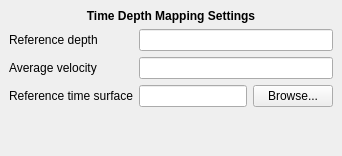
     <widget class="QWidget" name="timeDepth3DPage">
      <layout class="QGridLayout">
       <property name="margin">
        <number>9</number>
       </property>
       <property name="spacing">
        <number>6</number>
       </property>
       <item row="1" column="0">
        <layout class="QHBoxLayout">
         <property name="spacing">
          <number>6</number>
         </property>
         <property name="margin">
          <number>0</number>
         </property>
         <item>
          <layout class="QVBoxLayout">
           <property name="spacing">
            <number>6</number>
           </property>
           <property name="margin">
            <number>0</number>
           </property>
           <item>
            <widget class="QLabel" name="referenceDepth3DLabel">
             <property name="toolTip">
              <string>&lt;qt&gt;The Z-value for the reference depth for the target area in meter.</string>
             </property>
             <property name="text">
              <string>Reference depth</string>
             </property>
            </widget>
           </item>
           <item>
            <widget class="QLabel" name="averageVelocity3DLabel">
             <property name="toolTip">
              <string>&lt;qt&gt;The average velocity in the target area in meter/second.</string>
             </property>
             <property name="text">
              <string>Average velocity</string>
             </property>
            </widget>
           </item>
           <item>
            <widget class="QLabel" name="referenceTimeSurface3DLabel">
             <property name="toolTip">
              <string>&lt;qt&gt;Filename for the time surface corresponding to the reference depth.</string>
             </property>
             <property name="text">
              <string>Reference time surface</string>
             </property>
            </widget>
           </item>
          </layout>
         </item>
         <item>
          <layout class="QVBoxLayout">
           <property name="spacing">
            <number>6</number>
           </property>
           <property name="margin">
            <number>0</number>
           </property>
           <item>
            <widget class="QLineEdit" name="referenceDepth3DLineEdit">
             <property name="toolTip">
              <string>&lt;qt&gt;The Z-value for the reference depth for the target area in meter.</string>
             </property>
            </widget>
           </item>
           <item>
            <widget class="QLineEdit" name="averageVelocity3DLineEdit">
             <property name="toolTip">
              <string>&lt;qt&gt;The average velocity in the target area in meter/second.</string>
             </property>
            </widget>
           </item>
           <item>
            <layout class="QHBoxLayout">
             <property name="spacing">
              <number>6</number>
             </property>
             <property name="margin">
              <number>0</number>
             </property>
             <item>
              <widget class="QLineEdit" name="referenceTimeSurface3DLineEdit">
               <property name="toolTip">
                <string>&lt;qt&gt;Filename for the time surface corresponding to the reference depth.</string>
               </property>
              </widget>
             </item>
             <item>
              <widget class="QPushButton" name="referenceTimeSurface3DPushButton">
               <property name="toolTip">
                <string>&lt;qt&gt;Filename for the time surface corresponding to the reference depth.</string>
               </property>
               <property name="text">
                <string>Browse...</string>
               </property>
              </widget>
             </item>
            </layout>
           </item>
          </layout>
         </item>
        </layout>
       </item>
       <item row="2" column="0">
        <spacer>
         <property name="orientation">
          <enum>Qt::Vertical</enum>
         </property>
         <property name="sizeHint" stdset="0">
          <size>
           <width>20</width>
           <height>40</height>
          </size>
         </property>
        </spacer>
       </item>
       <item row="0" column="0">
        <widget class="QLabel" name="label_4">
         <property name="font">
          <font>
           <weight>75</weight>
           <bold>true</bold>
          </font>
         </property>
         <property name="text">
          <string>Time Depth Mapping Settings</string>
         </property>
         <property name="alignment">
          <set>Qt::AlignCenter</set>
         </property>
        </widget>
       </item>
      </layout>
     </widget>
